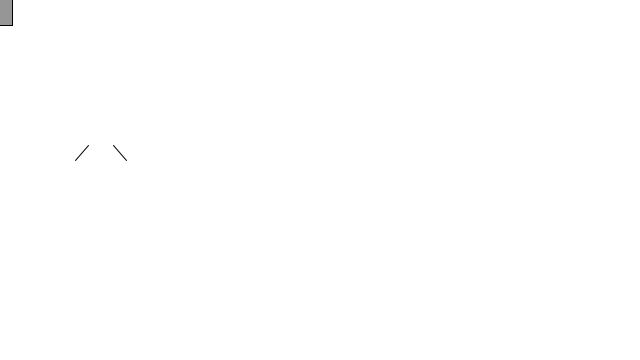
Frame 1 (no input)
Frame 60 (the mouse pressed at the canvas centre just before this capture): identical to frame 1, image omitted
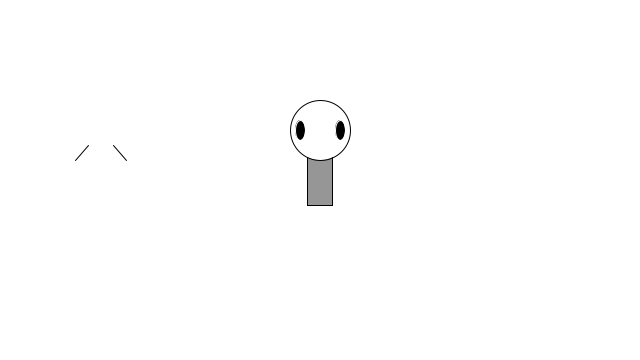
Frame 120 (the mouse held since frame 60 and released just before this capture)

The Processing sketch that drew these frames (run headless with seeded random() and noise(); from frame 60 on, the mouse is pressed at the canvas centre):

// Processing sketch: Zoog_pde
// ── Zoog_pde.pde
void setup()
{
  size(640, 360);
}


void draw()
{
  background(255);

  ellipseMode(CENTER);
  rectMode(CENTER);

  // Zoog's body
  fill(150);
  rect(mouseX, mouseY, 25, 50);

  // Zoog's Head
  fill(255);
  ellipse(mouseX, mouseY-50, 60, 60);

  // Zoog's Eyes
  stroke(255);
  fill(0);
  ellipse(mouseX-20, mouseY-50, 10, 20);
  ellipse(mouseX+20, mouseY-50, 10, 20);

  // Zoog's legs
  stroke(0);
  line(88, 145, 75, 160);
  line(113, 145, 126, 160);
}
